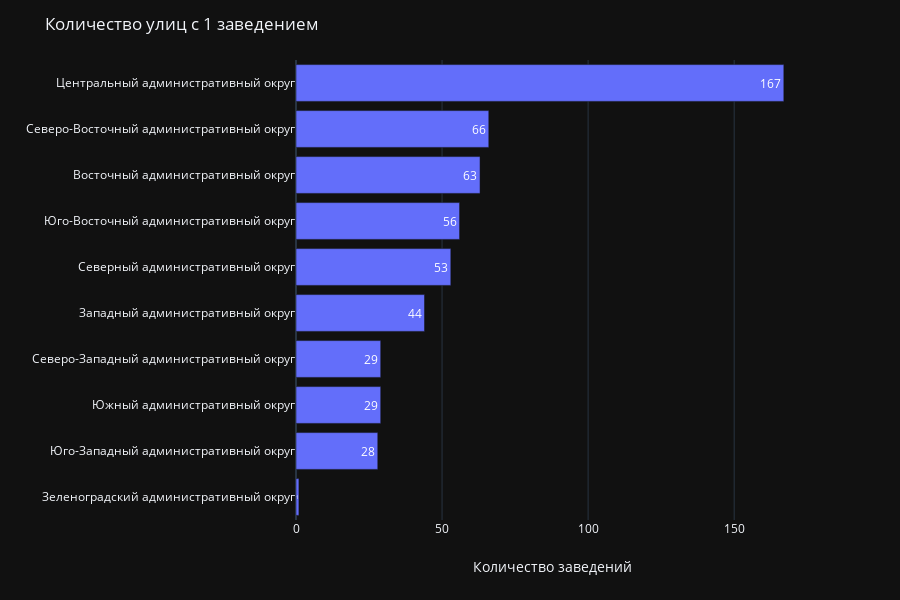

The notebook cell saved with this chart:
### Code cell
# Создадим dataframe сгруппировав датафрейм по улицам всего с одним заведением и присоединим таблицу с административными округами: 
bottom_1_by_adm_district = bottom_1_joined.groupby(
    'adm_area', as_index=False).agg({'street':'count'}).sort_values('street', ascending=False)
bottom_1_by_adm_district = bottom_1_by_adm_district.rename(columns={'street':'num_of_rests'})
# Отсортируем:
bottom_1_by_adm_district_grouped = bottom_1_by_adm_district.groupby(
    'adm_area', as_index=False).sum().sort_values('num_of_rests',ascending=False)

# Построим график:
bottom_1_by_adm_district_grouped_graph = px.bar(
    bottom_1_by_adm_district, 
    x='num_of_rests', 
    y='adm_area', 
    text='num_of_rests', 
    orientation='h'
    )

bottom_1_by_adm_district_grouped_graph.update_yaxes(autorange="reversed")
bottom_1_by_adm_district_grouped_graph.update_traces(textposition='inside')
bottom_1_by_adm_district_grouped_graph.update_layout(
    template='plotly_dark',
    title_text='Количество улиц с 1 заведением',
    xaxis_title='Количество заведений',
    yaxis_title='',
    )

bottom_1_by_adm_district_grouped_graph.show()

### Figure 1 — Plotly figure (JSON) as saved in the notebook; plotly's stock layout.template omitted (floating-point values rounded to 4 significant figures)
{"data": [{"alignmentgroup": "True", "hoverlabel": {"namelength": 0}, "hovertemplate": "num_of_rests=%{text}<br>adm_area=%{y}", "legendgroup": "", "marker": {"color": "#636efa"}, "name": "", "offsetgroup": "", "orientation": "h", "showlegend": false, "text": [167, 66, 63, 56, 53, 44, 29, 29, 28, 1], "textposition": "inside", "type": "bar", "x": [167, 66, 63, 56, 53, 44, 29, 29, 28, 1], "xaxis": "x", "y": ["Центральный административный округ", "Северо-Восточный административный округ", "Восточный административный округ", "Юго-Восточный административный округ", "Северный административный округ", "Западный административный округ", "Северо-Западный административный округ", "Южный административный округ", "Юго-Западный административный округ", "Зеленоградский административный округ"], "yaxis": "y"}], "layout": {"barmode": "relative", "height": 600, "legend": {"tracegroupgap": 0}, "margin": {"t": 60}, "title": {"text": "Количество улиц с 1 заведением"}, "xaxis": {"anchor": "y", "domain": [0, 0.98], "title": {"text": "Количество заведений"}}, "yaxis": {"anchor": "x", "autorange": "reversed", "domain": [0, 1], "title": {"text": ""}}}}
